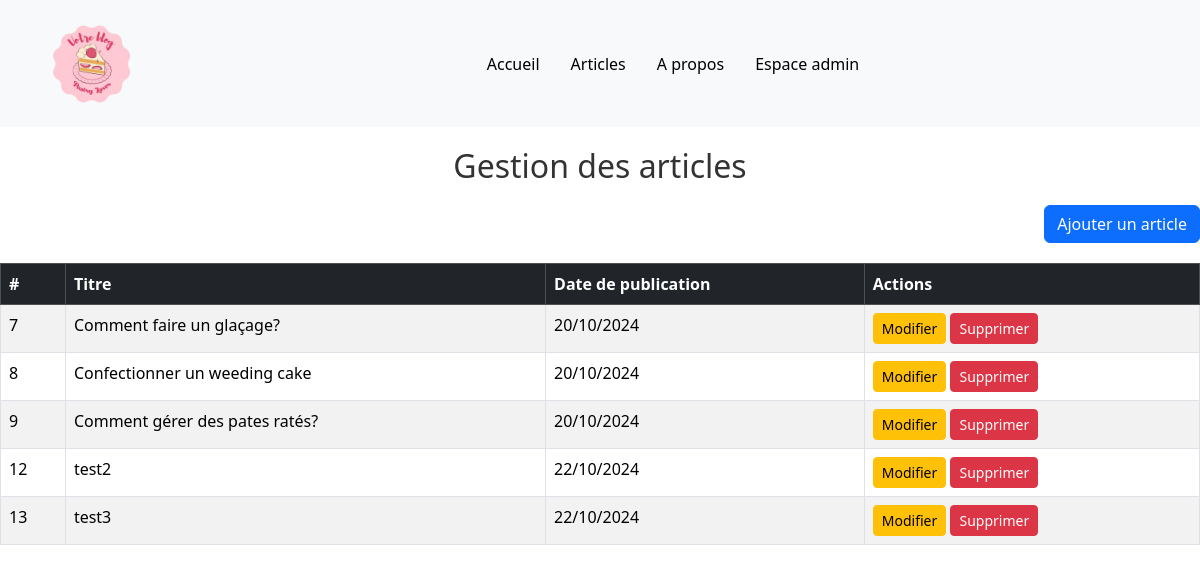
/useradmin/, run on the app's committed database.
### articles/models.py (models this page shows, shortened)
class Article(models.Model):
    titre= models.CharField(max_length=150)
    auteur = models.ForeignKey(User, on_delete=models.CASCADE)
    resume = models.CharField(max_length=250)
    contenu = models.TextField(blank=True)
    dateDePublication = models.DateField(auto_now_add=True)
    image = models.ImageField(upload_to='media/images/', blank=True, null=True)

### articles/views.py (the view)
# urls.py: path("useradmin/", useradmin, name="useradmin"),
def useradmin(request):
    articles = Article.objects.all()  # Récupérer tous les articles
    return render(request, 'useradmin.html', {'articles': articles})

### template/useradmin.html (shortened to what this page needs)
<!DOCTYPE html>
<html lang="en">
<head>
    {% load static %}
    <link rel="stylesheet" href="{% static 'css/styles.css' %}">
    <link href="https://cdn.jsdelivr.net/npm/bootstrap@5.3.3/dist/css/bootstrap.min.css" rel="stylesheet"></head>
<body>
    <header>
        <nav class="navbar navbar-expand-lg bg-body-tertiary">
            <div class="container-fluid">
                <a class="navbar-brand" href="#"> <img src="{% static 'images/logo.png' %}" alt="Logo" width="100" height="100" class="d-inline-block align-text-top">
                </a>
            <div class="collapse navbar-collapse" id="navbarSupportedContent">
                <ul class="navbar-nav me-auto mb-2 mb-lg-0">
                <li class="nav-item">
                    <a class="nav-link active" aria-current="page" href="#">Accueil</a>
                </li>
                <li class="nav-item">
                    <a class="nav-link active" href="#">Articles</a>
                </li>
                <li class="nav-item">
                    <a class="nav-link active" href="#">A propos</a>
                </li>
                <li class="nav-item">
                    <a class="nav-link active" href="{% url 'useradmin' %}">Espace admin</a>
                </li>
                </ul>
            </div>
            </div>
        </nav>
    </header>
        <div class="header_">
            <h1 class="article-titre">Gestion des articles</h1>
        </div>
    <div class="text-end mb-3">
        <a href=" {% url 'new_article' %}" class="btn btn-primary">
            Ajouter un article
        </a>
    </div>
    <table class="table table-bordered table-striped">
        <thead class="table-dark">
            <tr>
                <th>#</th>
                <th>Titre</th>
                <th>Date de publication</th>
                <th>Actions</th>
            </tr>
        </thead>
        <tbody>
            {% if articles %}
            {% for i in articles %}
            <tr>
                <td>{{ i.id }}</td>
                <td>{{ i.titre }}</td>
                <td>{{ i.dateDePublication|date:"d/m/Y" }}</td>
                <td>
                    <a href="{% url 'update' i.id %}" class="btn btn-warning btn-sm">Modifier</a>
                    <a href="{% url 'supprimer_article' i.id %}" class="btn btn-danger btn-sm" onclick="return confirm('Etes-vous sur de vouloir supprimer cet article ?')">Supprimer</a>
                </td>
            </tr>
            {% endfor %}
        {% else %}
            <tr>
                <td colspan="4" class="text-center">Aucun article trouvé.</td>
            </tr>
        {% endif %}
        </tbody>
    </table>
</body>
</html>

### static/css/styles.css (style rules this page uses)
.navbar-nav { display: flex; margin-left: auto; justify-content: center; gap: 15px; }
.nav-link { border-radius: 20px; padding: 10px 20px; transition: background-color 0.3s ease, box-shadow 0.3s ease; }
.navbar-brand { margin-left: 30px; }
.navbar-brand img { width: 100px; height: auto; }
.header_ { text-align: center; margin: 20px 0; }
.article-titre { font-size: 2rem; color: #333; }
.text-end { text-align: right; }
.table { margin-top: 20px; }
h1 { color: #333; }
.btn-primary { background-color: #007bff; border: none; transition: background-color 0.3s; }
img { max-height: 500px; object-fit: cover; }

### data on the page
Article: id "7", titre "Comment faire un glaçage?", dateDePublication "20/10/2024"
Article: id "8", titre "Confectionner un weeding cake", dateDePublication "20/10/2024"
Article: id "9", titre "Comment gérer des pates ratés?", dateDePublication "20/10/2024"
Article: id "12", titre "test2", dateDePublication "22/10/2024"
Article: id "13", titre "test3", dateDePublication "22/10/2024"
